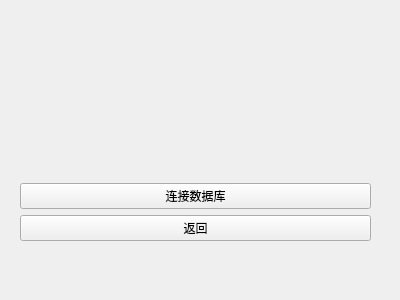
<?xml version="1.0" encoding="UTF-8"?>
<ui version="4.0">
 <class>Form</class>
 <widget class="QWidget" name="Form">
  <property name="geometry">
   <rect>
    <x>0</x>
    <y>0</y>
    <width>400</width>
    <height>300</height>
   </rect>
  </property>
  <property name="windowTitle">
   <string>Form</string>
  </property>
  <widget class="QWidget" name="">
   <property name="geometry">
    <rect>
     <x>20</x>
     <y>20</y>
     <width>351</width>
     <height>221</height>
    </rect>
   </property>
   <layout class="QVBoxLayout" name="verticalLayout">
    <item>
     <widget class="QLabel" name="label">
      <property name="text">
       <string/>
      </property>
     </widget>
    </item>
    <item>
     <widget class="QPushButton" name="pushButton">
      <property name="text">
       <string>连接数据库</string>
      </property>
     </widget>
    </item>
    <item>
     <widget class="QPushButton" name="pushButton_2">
      <property name="text">
       <string>返回</string>
      </property>
     </widget>
    </item>
   </layout>
  </widget>
 </widget>
 <resources/>
 <connections/>
</ui>
